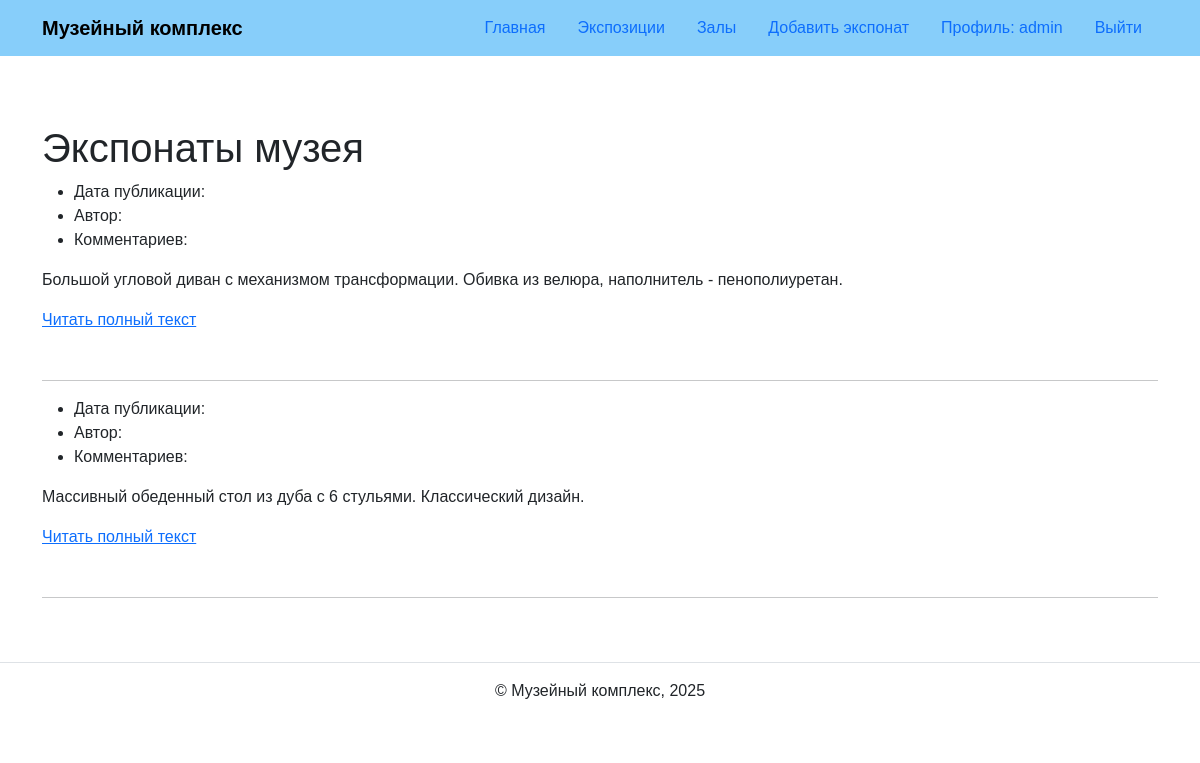
The app's page / (signed in) with its own data.
### exhibits/models.py (models this page shows, shortened)
class BaseModel(models.Model):
    title = models.CharField(
        'Название',
        max_length=256
    )
    description = models.TextField(
        'Описание',
        blank=True
    )
    created_at = models.DateTimeField(
        'Дата создания',
        auto_now_add=True
    )
    class Meta:
        abstract = True
        ordering = ('title',)

class Order(BaseModel):
    STATUS_CHOICES = [
        ('new', 'Новый'),
        ('in_progress', 'В работе'),
        ('completed', 'Выполнен'),
        ('cancelled', 'Отменен'),
    ]
    PRIORITY_CHOICES = [
        ('low', 'Низкий'),
        ('medium', 'Средний'),
        ('high', 'Высокий'),
        ('urgent', 'Срочный'),
    ]
    customer_name = models.CharField(
        'Имя заказчика',
        max_length=200
    )
    customer_phone = models.CharField(
        'Телефон заказчика',
        max_length=20
    )
    furniture_type = models.ForeignKey(
        FurnitureType,
        on_delete=models.CASCADE,
        related_name='orders',
        verbose_name='Тип мебели'
    )
    workshops = models.ManyToManyField(
        Workshop,
        related_name='orders',
        verbose_name='Цеха для выполнения'
    )
    status = models.CharField(
        'Статус',
        max_length=20,
        choices=STATUS_CHOICES,
        default='new'
    )
    priority = models.CharField(
        'Приоритет',
        max_length=10,
        choices=PRIORITY_CHOICES,
        default='medium'
    )
    deadline = models.DateField(
        'Срок выполнения',
        help_text='Планируемая дата завершения заказа'
    )
    completion_date = models.DateField(
        'Дата фактического выполнения',
        null=True,
        blank=True
    )
    total_cost = models.DecimalField(
        'Общая стоимость',
        max_digits=10,
        decimal_places=2,
        null=True,
        blank=True
    )
    notes = models.TextField(
        'Примечания',
        blank=True
    )
    objects = models.Manager()
    active = ActiveManager()
    class Meta:
        verbose_name = 'Заказ'
        verbose_name_plural = 'Заказы'
        ordering = ('-created_at',)

### exhibits/views.py (the view)
# urls.py: path('', views.index, name='index'),
def index(request):
    order_list = get_active_orders().annotate(
        workshop_count=Count('workshops')
    )
    paginator = Paginator(order_list, 10)
    page_number = request.GET.get('page')
    page_obj = paginator.get_page(page_number)
    context = {
        'page_obj': page_obj,
    }
    return render(request, 'exhibits/index.html', context)

### exhibits/models.py (called while the page is built)
    def get_queryset(self):
        return super().get_queryset().filter(
            status='in_progress'
        )

### exhibits/views.py (called while the page is built)
def get_active_orders():
    return Order.active.select_related('furniture_type')

### templates/exhibits/index.html (shortened to what this page needs)
{% extends 'base.html' %}
{% block content %}
  <h1>Экспонаты музея</h1>
  {% for exhibit in page_obj %}
    <article class="mb-5">
      <ul>
        <li>
          Дата публикации: {{ exhibit.pub_date|date:"d E Y" }}
        </li>
        <li>
          Автор: <a href="{% url 'users:profile' username=exhibit.author.username %}">{{ exhibit.author.username }}</a>
        </li>
        <li>
          Комментариев: {{ exhibit.comment_count }}
        </li>
      </ul>
      <p>{{ exhibit.description|truncatewords:30 }}</p>
      <a href="{% url 'exhibits:exhibit_detail' exhibit_id=exhibit.id %}">Читать полный текст</a>
    </article>
    <hr>
  {% endfor %}
{% endblock %}

### templates/includes/header.html (shortened to what this page needs)
<header>
  <nav class="navbar navbar-light" style="background-color: lightskyblue">
    <div class="container">
      <a class="navbar-brand" href="{% url 'exhibits:index' %}">
        <strong>Музейный комплекс</strong>
      </a>
      <ul class="nav nav-pills">
        <li class="nav-item">
          <a class="nav-link" href="{% url 'exhibits:index' %}">
            Главная
          </a>
        </li>
        <li class="nav-item">
          <a class="nav-link" href="{% url 'exhibits:exposition_list' %}">
            Экспозиции
          </a>
        </li>
        <li class="nav-item">
          <a class="nav-link" href="{% url 'exhibits:hall_list' %}">
            Залы
          </a>
        </li>
        {% if user.is_authenticated %}
          <li class="nav-item">
            <a class="nav-link" href="{% url 'exhibits:exhibit_create' %}">
              Добавить экспонат
            </a>
          </li>
          <li class="nav-item">
            <a class="nav-link" href="{% url 'users:profile' username=user.username %}">
              Профиль: {{ user.username }}
            </a>
          </li>
          <li class="nav-item">
            <a class="nav-link" href="{% url 'logout' %}">
              Выйти
            </a>
          </li>
        {% endif %}
      </ul>
    </div>
  </nav>
</header>

### static/css/style.css (style rules this page uses)
body { font-family: Arial, sans-serif; }
.navbar { margin-bottom: 20px; }

### records on screen
Order: description "Большой угловой диван с механизмом трансформации. Обивка из велюра, наполнитель - пенополиуретан."
Order: description "Массивный обеденный стол из дуба с 6 стульями. Классический дизайн."

### other values on screen
{{ user.username }} "admin"
